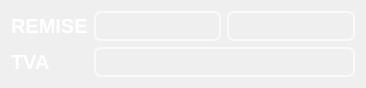
     <widget class="QWidget" name="layoutWidget_9">
      <property name="geometry">
       <rect>
        <x>0</x>
        <y>180</y>
        <width>366</width>
        <height>72</height>
       </rect>
      </property>
      <layout class="QHBoxLayout" name="horizontalLayout_20">
       <item>
        <layout class="QVBoxLayout" name="verticalLayout_26">
         <item>
          <widget class="QLabel" name="label_26">
           <property name="palette">
            <palette>
             <active>
              <colorrole role="WindowText">
               <brush brushstyle="SolidPattern">
                <color alpha="255">
                 <red>255</red>
                 <green>255</green>
                 <blue>255</blue>
                </color>
               </brush>
              </colorrole>
              <colorrole role="Button">
               <brush brushstyle="SolidPattern">
                <color alpha="0">
                 <red>0</red>
                 <green>0</green>
                 <blue>0</blue>
                </color>
               </brush>
              </colorrole>
              <colorrole role="Text">
               <brush brushstyle="SolidPattern">
                <color alpha="255">
                 <red>255</red>
                 <green>255</green>
                 <blue>255</blue>
                </color>
               </brush>
              </colorrole>
              <colorrole role="Base">
               <brush brushstyle="SolidPattern">
                <color alpha="0">
                 <red>0</red>
                 <green>0</green>
                 <blue>0</blue>
                </color>
               </brush>
              </colorrole>
              <colorrole role="Window">
               <brush brushstyle="SolidPattern">
                <color alpha="0">
                 <red>0</red>
                 <green>0</green>
                 <blue>0</blue>
                </color>
               </brush>
              </colorrole>
              <colorrole role="PlaceholderText">
               <brush brushstyle="SolidPattern">
                <color alpha="128">
                 <red>255</red>
                 <green>255</green>
                 <blue>255</blue>
                </color>
               </brush>
              </colorrole>
             </active>
             <inactive>
              <colorrole role="WindowText">
               <brush brushstyle="SolidPattern">
                <color alpha="255">
                 <red>255</red>
                 <green>255</green>
                 <blue>255</blue>
                </color>
               </brush>
              </colorrole>
              <colorrole role="Button">
               <brush brushstyle="SolidPattern">
                <color alpha="0">
                 <red>0</red>
                 <green>0</green>
                 <blue>0</blue>
                </color>
               </brush>
              </colorrole>
              <colorrole role="Text">
               <brush brushstyle="SolidPattern">
                <color alpha="255">
                 <red>255</red>
                 <green>255</green>
                 <blue>255</blue>
                </color>
               </brush>
              </colorrole>
              <colorrole role="Base">
               <brush brushstyle="SolidPattern">
                <color alpha="0">
                 <red>0</red>
                 <green>0</green>
                 <blue>0</blue>
                </color>
               </brush>
              </colorrole>
              <colorrole role="Window">
               <brush brushstyle="SolidPattern">
                <color alpha="0">
                 <red>0</red>
                 <green>0</green>
                 <blue>0</blue>
                </color>
               </brush>
              </colorrole>
              <colorrole role="PlaceholderText">
               <brush brushstyle="SolidPattern">
                <color alpha="128">
                 <red>255</red>
                 <green>255</green>
                 <blue>255</blue>
                </color>
               </brush>
              </colorrole>
             </inactive>
             <disabled>
              <colorrole role="WindowText">
               <brush brushstyle="SolidPattern">
                <color alpha="255">
                 <red>120</red>
                 <green>120</green>
                 <blue>120</blue>
                </color>
               </brush>
              </colorrole>
              <colorrole role="Button">
               <brush brushstyle="SolidPattern">
                <color alpha="0">
                 <red>0</red>
                 <green>0</green>
                 <blue>0</blue>
                </color>
               </brush>
              </colorrole>
              <colorrole role="Text">
               <brush brushstyle="SolidPattern">
                <color alpha="255">
                 <red>120</red>
                 <green>120</green>
                 <blue>120</blue>
                </color>
               </brush>
              </colorrole>
              <colorrole role="Base">
               <brush brushstyle="SolidPattern">
                <color alpha="0">
                 <red>0</red>
                 <green>0</green>
                 <blue>0</blue>
                </color>
               </brush>
              </colorrole>
              <colorrole role="Window">
               <brush brushstyle="SolidPattern">
                <color alpha="0">
                 <red>0</red>
                 <green>0</green>
                 <blue>0</blue>
                </color>
               </brush>
              </colorrole>
              <colorrole role="PlaceholderText">
               <brush brushstyle="SolidPattern">
                <color alpha="128">
                 <red>0</red>
                 <green>0</green>
                 <blue>0</blue>
                </color>
               </brush>
              </colorrole>
             </disabled>
            </palette>
           </property>
           <property name="font">
            <font>
             <pointsize>15</pointsize>
             <weight>75</weight>
             <bold>true</bold>
            </font>
           </property>
           <property name="text">
            <string>REMISE</string>
           </property>
          </widget>
         </item>
         <item>
          <widget class="QLabel" name="label_17">
           <property name="palette">
            <palette>
             <active>
              <colorrole role="WindowText">
               <brush brushstyle="SolidPattern">
                <color alpha="255">
                 <red>255</red>
                 <green>255</green>
                 <blue>255</blue>
                </color>
               </brush>
              </colorrole>
              <colorrole role="Button">
               <brush brushstyle="SolidPattern">
                <color alpha="0">
                 <red>0</red>
                 <green>0</green>
                 <blue>0</blue>
                </color>
               </brush>
              </colorrole>
              <colorrole role="Light">
               <brush brushstyle="SolidPattern">
                <color alpha="0">
                 <red>255</red>
                 <green>255</green>
                 <blue>255</blue>
                </color>
               </brush>
              </colorrole>
              <colorrole role="Midlight">
               <brush brushstyle="SolidPattern">
                <color alpha="0">
                 <red>255</red>
                 <green>255</green>
                 <blue>255</blue>
                </color>
               </brush>
              </colorrole>
              <colorrole role="Dark">
               <brush brushstyle="SolidPattern">
                <color alpha="0">
                 <red>127</red>
                 <green>127</green>
                 <blue>127</blue>
                </color>
               </brush>
              </colorrole>
              <colorrole role="Mid">
               <brush brushstyle="SolidPattern">
                <color alpha="0">
                 <red>170</red>
                 <green>170</green>
                 <blue>170</blue>
                </color>
               </brush>
              </colorrole>
              <colorrole role="Text">
               <brush brushstyle="SolidPattern">
                <color alpha="255">
                 <red>0</red>
                 <green>0</green>
                 <blue>0</blue>
                </color>
               </brush>
              </colorrole>
              <colorrole role="BrightText">
               <brush brushstyle="SolidPattern">
                <color alpha="255">
                 <red>255</red>
                 <green>255</green>
                 <blue>255</blue>
                </color>
               </brush>
              </colorrole>
              <colorrole role="ButtonText">
               <brush brushstyle="SolidPattern">
                <color alpha="255">
                 <red>0</red>
                 <green>0</green>
                 <blue>0</blue>
                </color>
               </brush>
              </colorrole>
              <colorrole role="Base">
               <brush brushstyle="SolidPattern">
                <color alpha="0">
                 <red>0</red>
                 <green>0</green>
                 <blue>0</blue>
                </color>
               </brush>
              </colorrole>
              <colorrole role="Window">
               <brush brushstyle="SolidPattern">
                <color alpha="0">
                 <red>0</red>
                 <green>0</green>
                 <blue>0</blue>
                </color>
               </brush>
              </colorrole>
              <colorrole role="Shadow">
               <brush brushstyle="SolidPattern">
                <color alpha="255">
                 <red>0</red>
                 <green>0</green>
                 <blue>0</blue>
                </color>
               </brush>
              </colorrole>
              <colorrole role="AlternateBase">
               <brush brushstyle="SolidPattern">
                <color alpha="127">
                 <red>255</red>
                 <green>255</green>
                 <blue>255</blue>
                </color>
               </brush>
              </colorrole>
              <colorrole role="ToolTipBase">
               <brush brushstyle="SolidPattern">
                <color alpha="255">
                 <red>255</red>
                 <green>255</green>
                 <blue>220</blue>
                </color>
               </brush>
              </colorrole>
              <colorrole role="ToolTipText">
               <brush brushstyle="SolidPattern">
                <color alpha="255">
                 <red>0</red>
                 <green>0</green>
                 <blue>0</blue>
                </color>
               </brush>
              </colorrole>
              <colorrole role="PlaceholderText">
               <brush brushstyle="SolidPattern">
                <color alpha="128">
                 <red>0</red>
                 <green>0</green>
                 <blue>0</blue>
                </color>
               </brush>
              </colorrole>
             </active>
             <inactive>
              <colorrole role="WindowText">
               <brush brushstyle="SolidPattern">
                <color alpha="255">
                 <red>255</red>
                 <green>255</green>
                 <blue>255</blue>
                </color>
               </brush>
              </colorrole>
              <colorrole role="Button">
               <brush brushstyle="SolidPattern">
                <color alpha="0">
                 <red>0</red>
                 <green>0</green>
                 <blue>0</blue>
                </color>
               </brush>
              </colorrole>
              <colorrole role="Light">
               <brush brushstyle="SolidPattern">
                <color alpha="0">
                 <red>255</red>
                 <green>255</green>
                 <blue>255</blue>
                </color>
               </brush>
              </colorrole>
              <colorrole role="Midlight">
               <brush brushstyle="SolidPattern">
                <color alpha="0">
                 <red>255</red>
                 <green>255</green>
                 <blue>255</blue>
                </color>
               </brush>
              </colorrole>
              <colorrole role="Dark">
               <brush brushstyle="SolidPattern">
                <color alpha="0">
                 <red>127</red>
                 <green>127</green>
                 <blue>127</blue>
                </color>
               </brush>
              </colorrole>
              <colorrole role="Mid">
               <brush brushstyle="SolidPattern">
                <color alpha="0">
                 <red>170</red>
                 <green>170</green>
                 <blue>170</blue>
                </color>
               </brush>
              </colorrole>
              <colorrole role="Text">
               <brush brushstyle="SolidPattern">
                <color alpha="255">
                 <red>0</red>
                 <green>0</green>
                 <blue>0</blue>
                </color>
               </brush>
              </colorrole>
              <colorrole role="BrightText">
               <brush brushstyle="SolidPattern">
                <color alpha="255">
                 <red>255</red>
                 <green>255</green>
                 <blue>255</blue>
                </color>
               </brush>
              </colorrole>
              <colorrole role="ButtonText">
               <brush brushstyle="SolidPattern">
                <color alpha="255">
                 <red>0</red>
                 <green>0</green>
                 <blue>0</blue>
                </color>
               </brush>
              </colorrole>
              <colorrole role="Base">
               <brush brushstyle="SolidPattern">
                <color alpha="0">
                 <red>0</red>
                 <green>0</green>
                 <blue>0</blue>
                </color>
               </brush>
              </colorrole>
              <colorrole role="Window">
               <brush brushstyle="SolidPattern">
                <color alpha="0">
                 <red>0</red>
                 <green>0</green>
                 <blue>0</blue>
                </color>
               </brush>
              </colorrole>
              <colorrole role="Shadow">
               <brush brushstyle="SolidPattern">
                <color alpha="255">
                 <red>0</red>
                 <green>0</green>
                 <blue>0</blue>
                </color>
               </brush>
              </colorrole>
              <colorrole role="AlternateBase">
               <brush brushstyle="SolidPattern">
                <color alpha="127">
                 <red>255</red>
                 <green>255</green>
                 <blue>255</blue>
                </color>
               </brush>
              </colorrole>
              <colorrole role="ToolTipBase">
               <brush brushstyle="SolidPattern">
                <color alpha="255">
                 <red>255</red>
                 <green>255</green>
                 <blue>220</blue>
                </color>
               </brush>
              </colorrole>
              <colorrole role="ToolTipText">
               <brush brushstyle="SolidPattern">
                <color alpha="255">
                 <red>0</red>
                 <green>0</green>
                 <blue>0</blue>
                </color>
               </brush>
              </colorrole>
              <colorrole role="PlaceholderText">
               <brush brushstyle="SolidPattern">
                <color alpha="128">
                 <red>0</red>
                 <green>0</green>
                 <blue>0</blue>
                </color>
               </brush>
              </colorrole>
             </inactive>
             <disabled>
              <colorrole role="WindowText">
               <brush brushstyle="SolidPattern">
                <color alpha="0">
                 <red>127</red>
                 <green>127</green>
                 <blue>127</blue>
                </color>
               </brush>
              </colorrole>
              <colorrole role="Button">
               <brush brushstyle="SolidPattern">
                <color alpha="0">
                 <red>0</red>
                 <green>0</green>
                 <blue>0</blue>
                </color>
               </brush>
              </colorrole>
              <colorrole role="Light">
               <brush brushstyle="SolidPattern">
                <color alpha="0">
                 <red>255</red>
                 <green>255</green>
                 <blue>255</blue>
                </color>
               </brush>
              </colorrole>
              <colorrole role="Midlight">
               <brush brushstyle="SolidPattern">
                <color alpha="0">
                 <red>255</red>
                 <green>255</green>
                 <blue>255</blue>
                </color>
               </brush>
              </colorrole>
              <colorrole role="Dark">
               <brush brushstyle="SolidPattern">
                <color alpha="0">
                 <red>127</red>
                 <green>127</green>
                 <blue>127</blue>
                </color>
               </brush>
              </colorrole>
              <colorrole role="Mid">
               <brush brushstyle="SolidPattern">
                <color alpha="0">
                 <red>170</red>
                 <green>170</green>
                 <blue>170</blue>
                </color>
               </brush>
              </colorrole>
              <colorrole role="Text">
               <brush brushstyle="SolidPattern">
                <color alpha="0">
                 <red>127</red>
                 <green>127</green>
                 <blue>127</blue>
                </color>
               </brush>
              </colorrole>
              <colorrole role="BrightText">
               <brush brushstyle="SolidPattern">
                <color alpha="255">
                 <red>255</red>
                 <green>255</green>
                 <blue>255</blue>
                </color>
               </brush>
              </colorrole>
              <colorrole role="ButtonText">
               <brush brushstyle="SolidPattern">
                <color alpha="0">
                 <red>127</red>
                 <green>127</green>
                 <blue>127</blue>
                </color>
               </brush>
              </colorrole>
              <colorrole role="Base">
               <brush brushstyle="SolidPattern">
                <color alpha="0">
                 <red>0</red>
                 <green>0</green>
                 <blue>0</blue>
                </color>
               </brush>
              </colorrole>
              <colorrole role="Window">
               <brush brushstyle="SolidPattern">
                <color alpha="0">
                 <red>0</red>
                 <green>0</green>
                 <blue>0</blue>
                </color>
               </brush>
              </colorrole>
              <colorrole role="Shadow">
               <brush brushstyle="SolidPattern">
                <color alpha="255">
                 <red>0</red>
                 <green>0</green>
                 <blue>0</blue>
                </color>
               </brush>
              </colorrole>
              <colorrole role="AlternateBase">
               <brush brushstyle="SolidPattern">
                <color alpha="0">
                 <red>255</red>
                 <green>255</green>
                 <blue>255</blue>
                </color>
               </brush>
              </colorrole>
              <colorrole role="ToolTipBase">
               <brush brushstyle="SolidPattern">
                <color alpha="255">
                 <red>255</red>
                 <green>255</green>
                 <blue>220</blue>
                </color>
               </brush>
              </colorrole>
              <colorrole role="ToolTipText">
               <brush brushstyle="SolidPattern">
                <color alpha="255">
                 <red>0</red>
                 <green>0</green>
                 <blue>0</blue>
                </color>
               </brush>
              </colorrole>
              <colorrole role="PlaceholderText">
               <brush brushstyle="SolidPattern">
                <color alpha="128">
                 <red>0</red>
                 <green>0</green>
                 <blue>0</blue>
                </color>
               </brush>
              </colorrole>
             </disabled>
            </palette>
           </property>
           <property name="font">
            <font>
             <pointsize>15</pointsize>
             <weight>75</weight>
             <bold>true</bold>
            </font>
           </property>
           <property name="text">
            <string>TVA</string>
           </property>
          </widget>
         </item>
        </layout>
       </item>
       <item>
        <layout class="QVBoxLayout" name="verticalLayout_27">
         <item>
          <layout class="QHBoxLayout" name="horizontalLayout_21">
           <item>
            <widget class="QLineEdit" name="remise_M">
             <property name="font">
              <font>
               <pointsize>-1</pointsize>
              </font>
             </property>
             <property name="styleSheet">
              <string notr="true">QLineEdit{
color: white;
background-color:Transparent;;
border-width: 2px;
border-color: #F9F9F9;
border-style: solid;
border-radius: 7;
padding: 3px;
font-size: 15px;

}
QLineEdit:focus
{border:2px solid #FBAD25;
}</string>
             </property>
            </widget>
           </item>
           <item>
            <widget class="QLineEdit" name="tttvaA_4">
             <property name="styleSheet">
              <string notr="true">QLineEdit{
color: white;
background-color:Transparent;;
border-width: 2px;
border-color: #F9F9F9;
border-style: solid;
border-radius: 7;
padding: 3px;
font-size: 15px;

}
QLineEdit:focus
{border:2px solid #FBAD25;
}</string>
             </property>
            </widget>
           </item>
          </layout>
         </item>
         <item>
          <widget class="QLineEdit" name="TVA_M">
           <property name="font">
            <font>
             <pointsize>-1</pointsize>
            </font>
           </property>
           <property name="styleSheet">
            <string notr="true">QLineEdit{
color: white;
background-color:Transparent;;
border-width: 2px;
border-color: #F9F9F9;
border-style: solid;
border-radius: 7;
padding: 3px;
font-size: 15px;

}
QLineEdit:focus
{border:2px solid #FBAD25;
}</string>
           </property>
          </widget>
         </item>
        </layout>
       </item>
      </layout>
     </widget>
